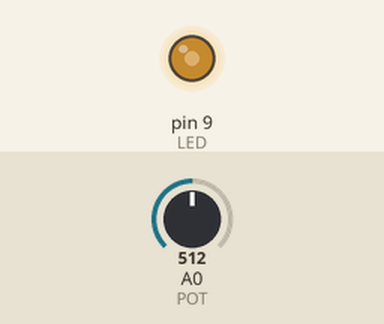
Simulated run of this sketch. Board: Arduino Uno, built with avr-gcc and run on an emulated ATmega328P. Shown: output pins drawn as LEDs (lit = HIGH). The inputs (shaded band) are chosen by the test bench; at power-on: A0 (POT) = 512.

Above: at 1.2 s.
1.3 s: A0 (POT) set to 716
At 1.9 s:
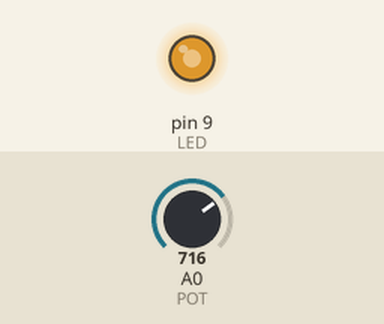
2.8 s: A0 (POT) set to 900
At 3.3 s:
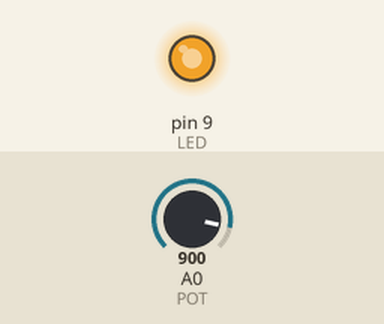
4.3 s: A0 (POT) set to 122
At 4.6 s:
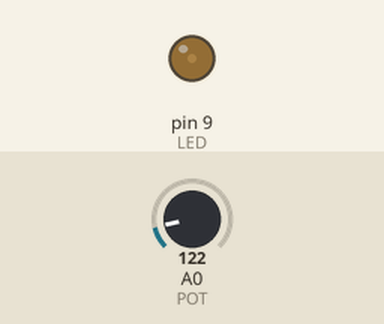
5.8 s: A0 (POT) set to 0
At 7.0 s:
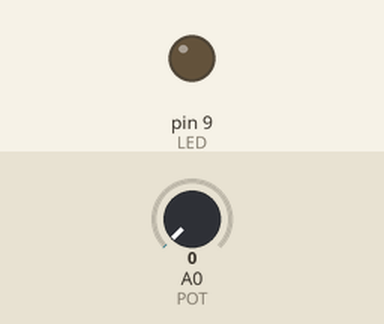
7.3 s: A0 (POT) set to 511
At 8.5 s:
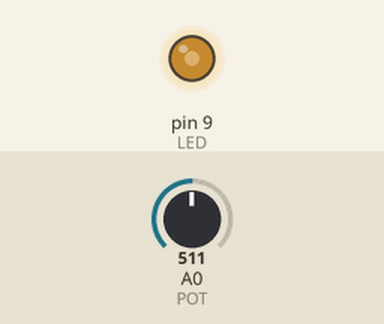
Timing chart, 0 to 9.8 s (numbered marks = the images above; inputs shaded):
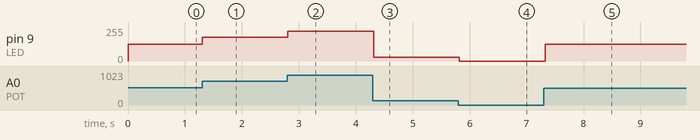

The sketch:

main_pwm.ino
```cpp
/*
 * File:   main.ino
 * Author: akirik
 *
 * Created on January 19, 2018, 3:52 PM
 *
 * PWM
 *
 *  Board connection (Arduino Uno):
 *   PIN        	Module
 * ------------------------------------------
 *   12           LED
 *
 *   A2           POTENCIOMETER
 */

#define POT A0
#define LED 9

void setup()
{
  //pinMode(LED, OUTPUT); // Initialize Pin 12 as Digital Output
}

void loop()
{
  int nPotValue = analogRead(POT);                      // read analog input
  int nMappedValue = map(nPotValue, 0, 1023, 0, 255);   // map it to the range of the analog output
  analogWrite(LED, nMappedValue);                       // write analog output
  delay(50);                                            // sleep 50 milliseconds
}
```

Measured:
- after the input at 1.3 s, pin 9 (LED): 127/255 → 178/255 at once
- after the input at 2.8 s, pin 9 (LED): 178/255 → 224/255 at once
- after the input at 4.3 s, pin 9 (LED): 224/255 → 30/255 at once
- after the input at 5.8 s, pin 9 (LED): 30/255 → 0/255 at once
- after the input at 7.3 s, pin 9 (LED): 0/255 → 127/255 at once
